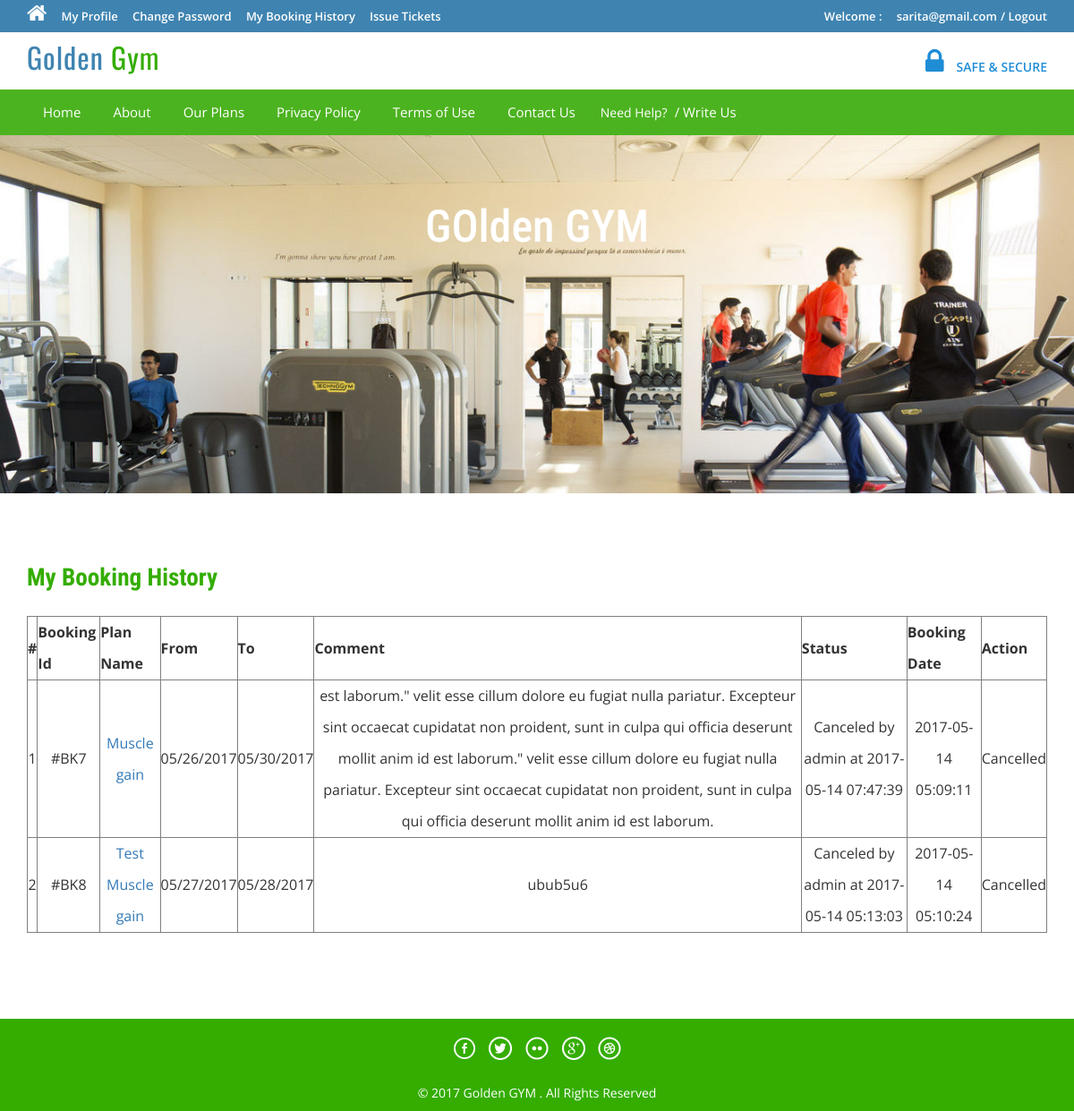
The app's page /tour-history.php (signed in) with its own data.
### tables this page shows
CREATE TABLE `tblbooking` (
  `BookingId` int(11) NOT NULL,
  `PackageId` int(11) NOT NULL,
  `UserEmail` varchar(100) NOT NULL,
  `FromDate` varchar(100) NOT NULL,
  `ToDate` varchar(100) NOT NULL,
  `Comment` mediumtext NOT NULL,
  `RegDate` timestamp NOT NULL DEFAULT CURRENT_TIMESTAMP,
  `status` int(11) NOT NULL,
  `CancelledBy` varchar(5) DEFAULT NULL,
  `UpdationDate` timestamp NULL DEFAULT NULL ON UPDATE CURRENT_TIMESTAMP
);

CREATE TABLE `tbltourpackages` (
  `PackageId` int(11) NOT NULL,
  `PackageName` varchar(200) NOT NULL,
  `PackageType` varchar(150) NOT NULL,
  `PackageLocation` varchar(100) NOT NULL,
  `PackagePrice` int(11) NOT NULL,
  `PackageFetures` varchar(255) NOT NULL,
  `PackageDetails` mediumtext NOT NULL,
  `PackageImage` varchar(100) NOT NULL,
  `Creationdate` timestamp NOT NULL DEFAULT CURRENT_TIMESTAMP,
  `UpdationDate` timestamp NULL DEFAULT '0000-00-00 00:00:00' ON UPDATE CURRENT_TIMESTAMP
);

### tour-history.php (the view, shortened to what this page needs)
<?php
include('includes/config.php');
if(strlen($_SESSION['login'])==0)
	{
header('location:index.php');
}
else{
?>
<!DOCTYPE HTML>
<html>
<head>
<link href="css/bootstrap.css" rel='stylesheet' type='text/css' />
<link href="css/style.css" rel='stylesheet' type='text/css' />
<link href="css/font-awesome.css" rel="stylesheet">
<link href="css/animate.css" rel="stylesheet" type="text/css" media="all">
</head>
<body>
<div class="top-header">
<?php include('includes/header.php');?>
<div class="banner-1 ">
	<div class="container">
		<h1 class="wow zoomIn animated animated" data-wow-delay=".5s" style="visibility: visible; animation-delay: 0.5s; animation-name: zoomIn;">GOlden GYM</h1>
	</div>
</div>
<div class="privacy">
	<div class="container">
		<h3 class="wow fadeInDown animated animated" data-wow-delay=".5s" style="visibility: visible; animation-delay: 0.5s; animation-name: fadeInDown;">My Booking History</h3>
		<form name="chngpwd" method="post" onSubmit="return valid();">
	<p>
	<table border="1" width="100%">
<tr align="center">
<th>#</th>
<th>Booking Id</th>
<th>Plan Name</th>
<th>From</th>
<th>To</th>
<th>Comment</th>
<th>Status</th>
<th>Booking Date</th>
<th>Action</th>
</tr>
<?php
$uemail=$_SESSION['login'];;
$sql = "SELECT tblbooking.BookingId as bookid,tblbooking.PackageId as pkgid,tbltourpackages.PackageName as packagename,tblbooking.FromDate as fromdate,tblbooking.ToDate as todate,tblbooking.Comment as comment,tblbooking.status as status,tblbooking.RegDate as regdate,tblbooking.CancelledBy as cancelby,tblbooking.UpdationDate as upddate from tblbooking join tbltourpackages on tbltourpackages.PackageId=tblbooking.PackageId where UserEmail=:uemail";
$query = $dbh->prepare($sql);
$query -> bindParam(':uemail', $uemail, PDO::PARAM_STR);
$query->execute();
$results=$query->fetchAll(PDO::FETCH_OBJ);
$cnt=1;
if($query->rowCount() > 0)
{
foreach($results as $result)
{	?>
<tr align="center">
<td><?php echo htmlentities($cnt);?></td>
<td>#BK<?php echo htmlentities($result->bookid);?></td>
<td><a href="package-details.php?pkgid=<?php echo htmlentities($result->pkgid);?>"><?php echo htmlentities($result->packagename);?></a></td>
<td><?php echo htmlentities($result->fromdate);?></td>
<td><?php echo htmlentities($result->todate);?></td>
<td><?php echo htmlentities($result->comment);?></td>
<td><?php if($result->status==0)
{
echo "Pending";
}
if($result->status==2 and $result->cancelby=='a')
{
echo "Canceled by admin at " .$result->upddate;
}
?></td>
<td><?php echo htmlentities($result->regdate);?></td>
<?php if($result->status==2)
{
	?><td>Cancelled</td>
<?php } else {?>
<td><a href="tour-history.php?bkid=<?php echo htmlentities($result->bookid);?>" onclick="return confirm('Do you really want to cancel booking')" >Cancel</a></td>
<?php }?>
</tr>
<?php $cnt=$cnt+1; }} ?>
	</table>
			</p>
			</form>
	</div>
</div>
<?php include('includes/footer.php');?>
</body>
</html>
<?php } ?>

### css/style.css (style rules this page uses)
html, body { font-size: 100%; background: #fff; font-family: 'Open Sans', sans-serif; }
body a,.grid_1,plan_1,plan_1.one,plan_1.two,i.icon1, i.icon2, i.icon3, i.icon4, i.icon5, i.icon6 { transition:0.5s all; -webkit-transition:0.5s all; -moz-transition:0.5s all; -o-transition:0.5s all; -ms-transition:0.5s all; }
h1,h2,h3,h4,h5,h6 { margin:0; font-family: 'Roboto Condensed', sans-serif; }
p { margin:0; }
.top-header { background-color: #3F84B1; border-bottom: 0 none; height: 36px; line-height: 35px; }
.banner-1 { background: url(../images/gym.jpg)no-repeat; background-size: cover; -webkit-background-size: cover; -o-background-size: cover; -ms-background-size: cover; -moz-background-size: cover; min-height:400px; }
.banner-1 h1 { font-size: 50px; margin-bottom: 40px; padding: 1.5em 0 0; text-align: center; color: #ffffff; }
.privacy h3 { color: #34AD00; font-size: 1.7em; font-weight: 700; margin-bottom: 1em; }
.privacy { padding: 5em 0; }
.privacy p { font-size: 1em; line-height: 1.8em; color: #999; margin: 1em 0; }

### records on screen
tblbooking: BookingId "7", PackageId.PackageName "Muscle gain", FromDate "05/26/2017", ToDate "05/30/2017", Comment "est laborum.\" velit esse cillum dolore eu fugiat nulla pariatur. Excepteur sint occaecat cupidatat non proident, sunt in culpa qui officia deserunt mollit anim id est laborum.\" velit esse cillum dolore eu fugiat nulla pariatur. Excepteur sint occaecat cupidatat non proident, sunt in culpa qui officia deserunt mollit anim id est laborum.", UpdationDate "2017-05-14 07:47:39", RegDate "2017-05-14 05:09:11", status "Cancelled"
tblbooking: BookingId "8", PackageId.PackageName "Test Muscle gain", FromDate "05/27/2017", ToDate "05/28/2017", Comment "ubub5u6", UpdationDate "2017-05-14 05:13:03", RegDate "2017-05-14 05:10:24", status "Cancelled"

### other values on screen
$_SESSION['login'] "sarita@gmail.com"
